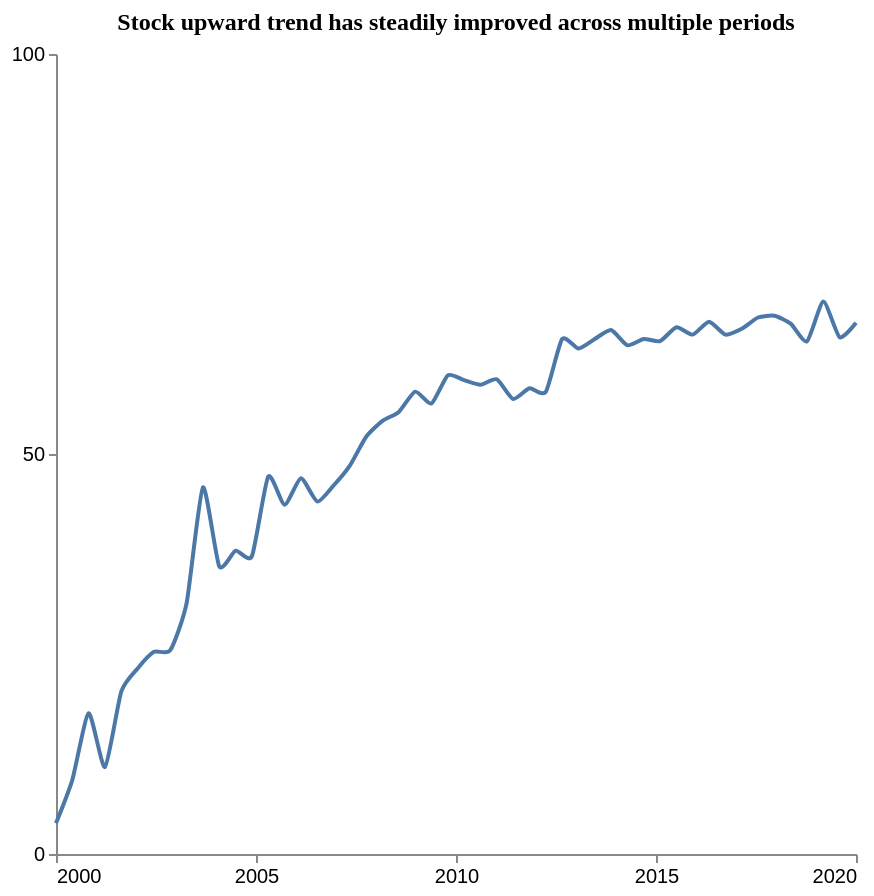

Write the Vega-Lite specification saved for this chart.
### Vega-Lite specification from a JSON file in a GitHub repository (floating-point values rounded to 4 significant figures)
{"$schema": "https://vega.github.io/schema/vega-lite/v5.json", "description": "Pattern: Upward", "data": {"values": [{"X": 2000.0, "Y": 3.838}, {"X": 2000.0, "Y": 9.265}, {"X": 2001.0, "Y": 17.6}, {"X": 2001.0, "Y": 10.86}, {"X": 2002.0, "Y": 20.31}, {"X": 2002.0, "Y": 23.19}, {"X": 2002.0, "Y": 25.27}, {"X": 2003.0, "Y": 25.47}, {"X": 2003.0, "Y": 31.35}, {"X": 2004.0, "Y": 45.83}, {"X": 2004.0, "Y": 35.95}, {"X": 2004.0, "Y": 37.92}, {"X": 2005.0, "Y": 37.23}, {"X": 2005.0, "Y": 47.18}, {"X": 2006.0, "Y": 43.65}, {"X": 2006.0, "Y": 46.97}, {"X": 2007.0, "Y": 44.06}, {"X": 2007.0, "Y": 46.06}, {"X": 2007.0, "Y": 48.56}, {"X": 2008.0, "Y": 52.16}, {"X": 2008.0, "Y": 54.15}, {"X": 2009.0, "Y": 55.26}, {"X": 2009.0, "Y": 57.79}, {"X": 2009.0, "Y": 56.32}, {"X": 2010.0, "Y": 59.84}, {"X": 2010.0, "Y": 59.23}, {"X": 2011.0, "Y": 58.66}, {"X": 2011.0, "Y": 59.34}, {"X": 2011.0, "Y": 56.88}, {"X": 2012.0, "Y": 58.22}, {"X": 2012.0, "Y": 57.76}, {"X": 2013.0, "Y": 64.37}, {"X": 2013.0, "Y": 63.19}, {"X": 2013.0, "Y": 64.38}, {"X": 2014.0, "Y": 65.5}, {"X": 2014.0, "Y": 63.59}, {"X": 2015.0, "Y": 64.38}, {"X": 2015.0, "Y": 64.11}, {"X": 2016.0, "Y": 65.85}, {"X": 2016.0, "Y": 64.92}, {"X": 2016.0, "Y": 66.54}, {"X": 2017.0, "Y": 64.93}, {"X": 2017.0, "Y": 65.65}, {"X": 2018.0, "Y": 67.06}, {"X": 2018.0, "Y": 67.28}, {"X": 2018.0, "Y": 66.29}, {"X": 2019.0, "Y": 64.1}, {"X": 2019.0, "Y": 69.05}, {"X": 2020.0, "Y": 64.58}, {"X": 2020.0, "Y": 66.4}]}, "mark": {"type": "line", "interpolate": "cardinal", "tension": 0.4}, "encoding": {"x": {"field": "X", "type": "quantitative", "title": "", "axis": {"grid": false, "format": "d", "values": [2000, 2005, 2010, 2015, 2020], "tickSize": 4}, "scale": {"domain": [2000, 2020]}}, "y": {"field": "Y", "type": "quantitative", "title": "", "axis": {"grid": false, "format": "d", "values": [0, 50, 100], "tickSize": 4, "tickOpacity": 1}, "scale": {"domain": [0, 100]}}}, "title": {"text": "Stock upward trend has steadily improved across multiple periods", "anchor": "middle", "font": "Tahoma", "fontSize": 12}, "config": {"lineBreak": "^", "view": {"stroke": null}}, "height": 400, "width": 400, "autosize": "pad"}
